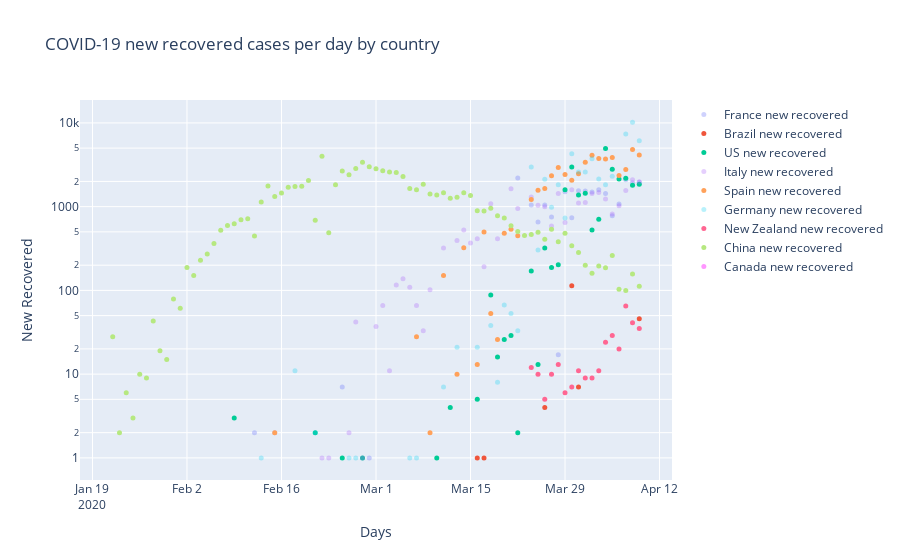

Write notebook code for a chart like this one.
### Code cell
fig = go.Figure(series)
fig.update_layout(title_text='COVID-19 new recovered cases per day by country')
fig.update_xaxes(title_text='Days')
fig.update_yaxes(title_text='New Recovered', type='log')
#py.iplot(fig, file='covid-19.html', auto_open=False)
fig.show()
